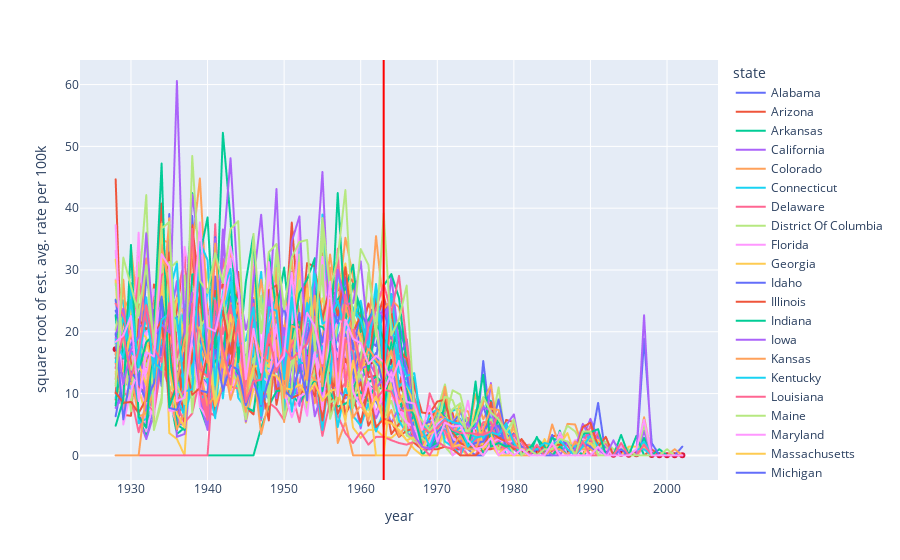

Notebook source saved alongside this figure:
### Code cell
average = []
for year in df.year.unique():
    filtr = (df.year == year)
    average.append(df.loc[filtr, "square root of est. avg. rate per 100k"].sum()/len(states))
fig = px.line(df, 
        x="year", y="square root of est. avg. rate per 100k", color='state')
fig.add_vrect(x0=YO_MEASLES_VACCINE_INTRODUCTION, x1 = YO_MEASLES_VACCINE_INTRODUCTION, line_color="red")
fig.add_trace(go.Scatter(
    x=df.year.unique(),
    y=average,
    mode='lines+markers',
    name='Average',
    marker=dict(
        color='rgb(220, 20, 60)'
    )
))
fig.show()
